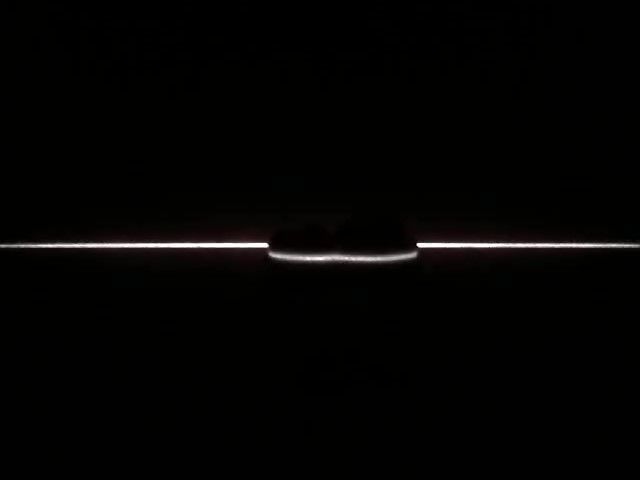
#> input picture files/img/vkr/frame_sample.jpg, 640 x 480 px; its folder holds only this picture in this run
$ python -i images.py   (imports and definitions only)   (older library calls are emulated)
#> lines starting #> are read from the running program, lines starting #| are printed output that depends on the picture; after the words box and inside, x2 and y2 are one past the last pixel; in counts of white or black regions, pixels touching at a corner belong together
from functools import wraps

import cv2
import numpy as np
import imutils

from typing import Union, List, Optional

from camera import Camera
from tools.general import nothing


# [308 lines left out: functions generate_chessboard, show_img, find_contours, find_center_and_rotation, select_hsv_values, decor_stream2img and 5 more, not called in this run]

>>> result = find_contours('../../files/img/vkr/frame_sample.jpg')
#> in find_contours, original is the input picture: shape (480, 640, 3); mean B, G, R 2.9, 3.5, 3.9
#> in find_contours, `ret, gausThresh = cv2.threshold(blur, 0, 255, cv2.THRESH_BINARY + cv2...`:
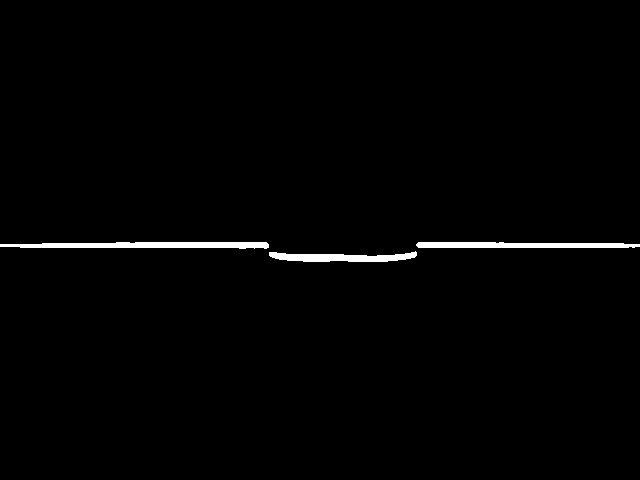
#> gausThresh: shape (480, 640); 1.2% white; 3 white regions, box (x1, y1, x2, y2) and area: (0, 242, 269, 249) 1439, (416, 242, 640, 248) 1175, (269, 251, 417, 262) 1009
#> in find_contours, `ret, gausThresh = cv2.threshold(blur, 0, 255, cv2.THRESH_BINARY + cv2...`: ret = 80
#> in find_contours, `opening = cv2.morphologyEx(gausThresh, cv2.MORPH_OPEN, kernel, iterati..`: opening: shape (480, 640); every value is 0
#> in find_contours, `distTrans = cv2.distanceTransform(opening, cv2.DIST_L2, 3)`: distTrans: shape (480, 640) float32; every value is 0
#> in find_contours, `ret, markers = cv2.connectedComponents(sureFg)`: ret = 1
#> in find_contours, `markers += 1`: markers: shape (480, 640) int32; every value is 1
#> in find_contours, `markers = cv2.watershed(original, markers)`:
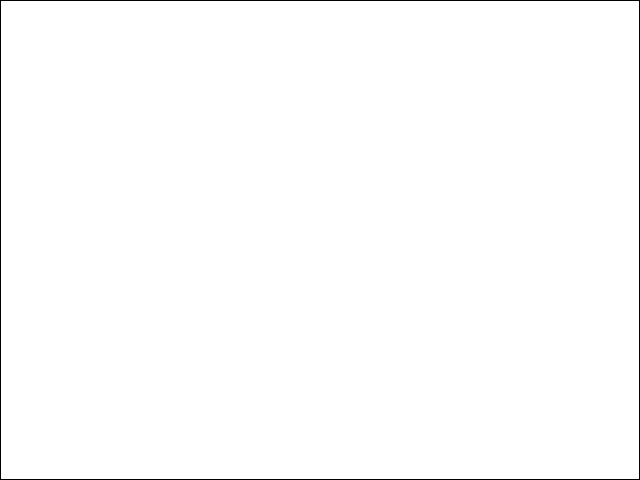
#> markers: shape (480, 640) int32; values -1 (black) and 1 (white), 99.3% white; black in thin lines or dots
#> in find_contours, `original[markers == -1] = [0, 0, 255]`:
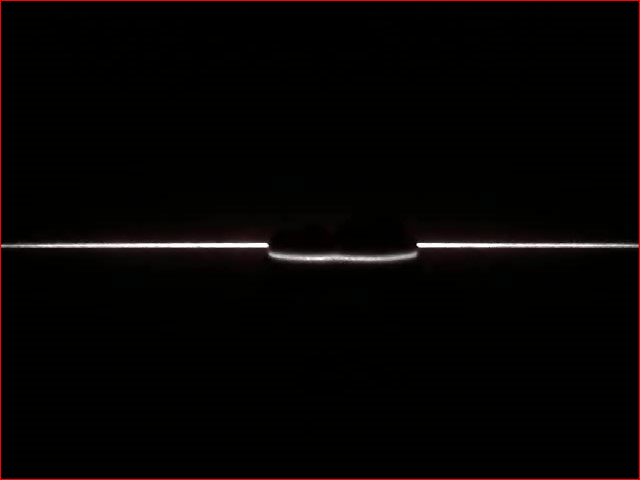
#> original: shape (480, 640, 3); 0.73% of pixels changed, all inside (x1, y1, x2, y2) = (0, 0, 640, 480)
#> the loop in find_contours, `for marker in np.unique(markers):` made 2 passes
#> after the loop in find_contours, `for marker in np.unique(markers):`: contours = []
#> in find_contours, `blankSpace = np.full(gray.shape, 255, dtype='uint8')`: blankSpace: shape (480, 640); every value is 255
#> in find_contours, `result = cv2.bitwise_and(original, original, mask=blankSpace)`: result: shape (480, 640, 3); every value is 0
